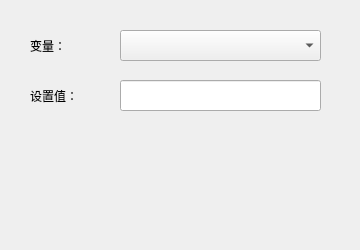
<?xml version="1.0" encoding="UTF-8"?>
<ui version="4.0">
 <class>SetTagValueForm</class>
 <widget class="QWidget" name="SetTagValueForm">
  <property name="geometry">
   <rect>
    <x>0</x>
    <y>0</y>
    <width>360</width>
    <height>250</height>
   </rect>
  </property>
  <property name="windowTitle">
   <string>Form</string>
  </property>
  <widget class="QLabel" name="label">
   <property name="geometry">
    <rect>
     <x>30</x>
     <y>30</y>
     <width>81</width>
     <height>31</height>
    </rect>
   </property>
   <property name="text">
    <string>变量：</string>
   </property>
  </widget>
  <widget class="QComboBox" name="cboSelectTag">
   <property name="geometry">
    <rect>
     <x>120</x>
     <y>30</y>
     <width>201</width>
     <height>31</height>
    </rect>
   </property>
  </widget>
  <widget class="QLabel" name="label_2">
   <property name="geometry">
    <rect>
     <x>30</x>
     <y>80</y>
     <width>81</width>
     <height>31</height>
    </rect>
   </property>
   <property name="text">
    <string>设置值：</string>
   </property>
  </widget>
  <widget class="QLineEdit" name="editTagValue">
   <property name="geometry">
    <rect>
     <x>120</x>
     <y>80</y>
     <width>201</width>
     <height>31</height>
    </rect>
   </property>
  </widget>
 </widget>
 <resources/>
 <connections/>
</ui>
